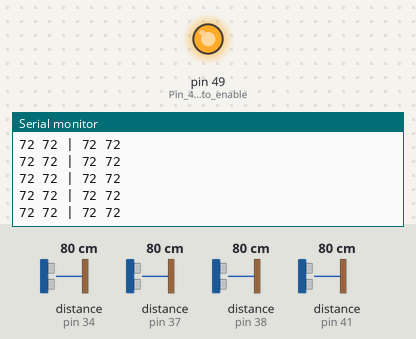
The sketch below on a simulated Arduino Mega 2560, built with avr-gcc and run on an emulated ATmega2560. On the bench: output pins drawn as LEDs (lit = HIGH), the last lines printed to the serial monitor. The test bench sets the inputs (shaded band); at power-on: distance to the obstacle (sensors on pin 38, pin 34, pin 37, pin 41) 80 cm. The echo pulse lasts 58.3 µs per cm.

Above: at 13.2 s.
13.3 s: distance to the obstacle (sensor on pin 38) set to 203 cm
At 13.35 s:
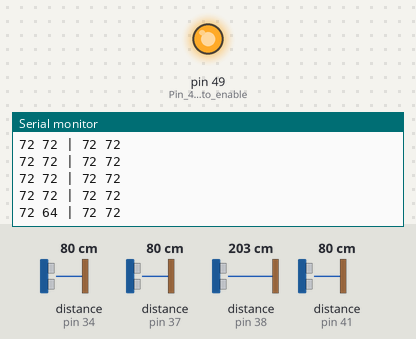
14.8 s: distance to the obstacle (sensor on pin 38) set to 198 cm
At 14.81 s:
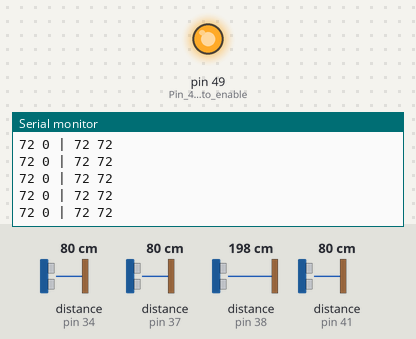
Timing chart, 0 to 17.3 s (numbered marks = the images above; inputs shaded):
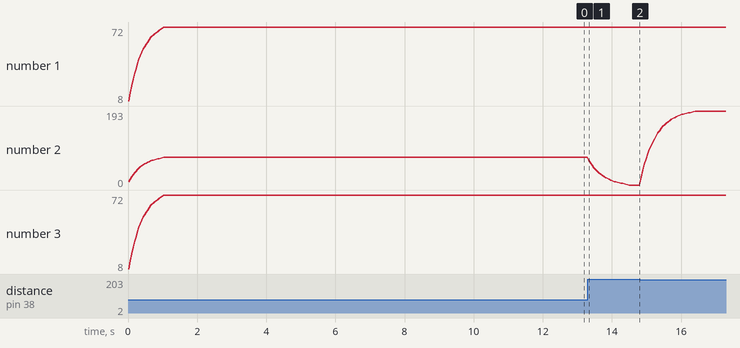

The sketch:

test4.ino
```cpp
#include <NewPing.h>

int maxDistance = 200;

#define ALPHA 0.9

// sonar(trigPin, echoPin, maxDistance)
NewPing sonarTopLeft(35, 34, maxDistance);
NewPing sonarTopRight(36, 37, maxDistance);
NewPing sonarBottomLeft(39, 38, maxDistance);
NewPing sonarBottomRight(40, 41, maxDistance);

int distanceTopLeft;
int distanceTopRight;
int distanceBottomLeft;
int distanceBottomRight;

void setup() {
  // put your setup code here, to run once:
  pinMode(49, OUTPUT);                 //Pin 49 is used to enable IO power
  digitalWrite(49, 1);                 //Enable IO power on main CPU board
  Serial.begin(9600);
}

void loop() {
  // put your main code here, to run repeatedly:

  CalculateDistances();

  Serial.print(distanceTopLeft);
  Serial.print(" ");
  Serial.print(distanceBottomLeft);
  Serial.print(" | ");
  Serial.print(distanceTopRight);
  Serial.print(" ");
  Serial.print(distanceBottomRight);
  Serial.println();

  delay(20);
}


void CalculateDistances() {

  distanceTopLeft = first_order_recursive_filter(SonarSense(sonarTopLeft), distanceTopLeft);
  distanceTopRight = first_order_recursive_filter(SonarSense(sonarTopRight), distanceTopRight);
  distanceBottomLeft = first_order_recursive_filter(SonarSense(sonarBottomLeft), distanceBottomLeft);
  distanceBottomRight = first_order_recursive_filter(SonarSense(sonarBottomRight), distanceBottomRight);

//  distanceLeft = IRSense(leftIRPin, leftIRConstant);
//  distanceRight = IRSense(rightIRPin, rightIRConstant);
//
//  distanceFrontLeft = IRSense(frontRightIRPin, frontRightIRConstant);
//  distanceFrontRight = IRSense(frontLeftIRPin, frontLeftIRConstant);
}

double first_order_recursive_filter(int value, int previous) {
  return previous * ALPHA + value * (1 - ALPHA);
}

int SonarSense(NewPing sonar) {
  int value = sonar.convert_cm(sonar.ping());
  if (value == 0) {
    //value = maxDistance;
  }
  return (value);
}
```

Measured:
- after the input at 13.3 s, the serial monitor: prints a new line at once (image 1)
- plotted number 2: 72 → 0 after the input at 13.3 s, 0 → 193 after the input at 14.8 s
